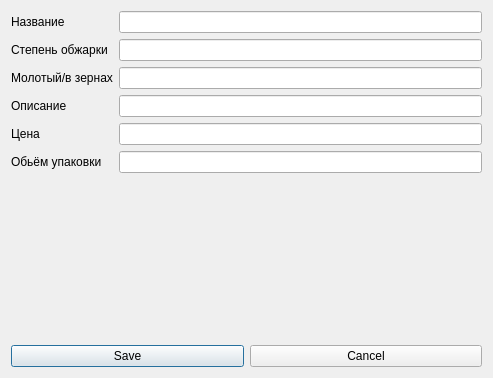
<?xml version="1.0" encoding="UTF-8"?>
<ui version="4.0">
 <class>AddEditCoffeeForm</class>
 <widget class="QDialog" name="AddEditCoffeeForm">
  <property name="geometry">
   <rect>
    <x>0</x>
    <y>0</y>
    <width>493</width>
    <height>378</height>
   </rect>
  </property>
  <property name="windowTitle">
   <string>Add/Edit Coffee</string>
  </property>
  <layout class="QVBoxLayout" name="verticalLayout">
   <item>
    <layout class="QFormLayout" name="formLayout">
     <item row="0" column="0">
      <widget class="QLabel" name="label">
       <property name="text">
        <string>Название</string>
       </property>
      </widget>
     </item>
     <item row="0" column="1">
      <widget class="QLineEdit" name="nameLineEdit"/>
     </item>
     <item row="1" column="0">
      <widget class="QLabel" name="label_2">
       <property name="text">
        <string>Степень обжарки</string>
       </property>
      </widget>
     </item>
     <item row="1" column="1">
      <widget class="QLineEdit" name="roastDegreeLineEdit"/>
     </item>
     <item row="2" column="0">
      <widget class="QLabel" name="label_3">
       <property name="text">
        <string>Молотый/в зернах</string>
       </property>
      </widget>
     </item>
     <item row="2" column="1">
      <widget class="QLineEdit" name="groundWholeLineEdit"/>
     </item>
     <item row="3" column="0">
      <widget class="QLabel" name="label_4">
       <property name="text">
        <string>Описание</string>
       </property>
      </widget>
     </item>
     <item row="3" column="1">
      <widget class="QLineEdit" name="flavorDescLineEdit"/>
     </item>
     <item row="4" column="0">
      <widget class="QLabel" name="label_5">
       <property name="text">
        <string>Цена</string>
       </property>
      </widget>
     </item>
     <item row="4" column="1">
      <widget class="QLineEdit" name="priceLineEdit"/>
     </item>
     <item row="5" column="1">
      <widget class="QLineEdit" name="packageVolLineEdit"/>
     </item>
     <item row="5" column="0">
      <widget class="QLabel" name="label_6">
       <property name="text">
        <string>Обьём упаковки</string>
       </property>
      </widget>
     </item>
    </layout>
   </item>
   <item>
    <layout class="QHBoxLayout" name="horizontalLayout">
     <item>
      <widget class="QPushButton" name="saveButton">
       <property name="text">
        <string>Save</string>
       </property>
      </widget>
     </item>
     <item>
      <widget class="QPushButton" name="cancelButton">
       <property name="text">
        <string>Cancel</string>
       </property>
      </widget>
     </item>
    </layout>
   </item>
  </layout>
 </widget>
 <resources/>
 <connections/>
</ui>
